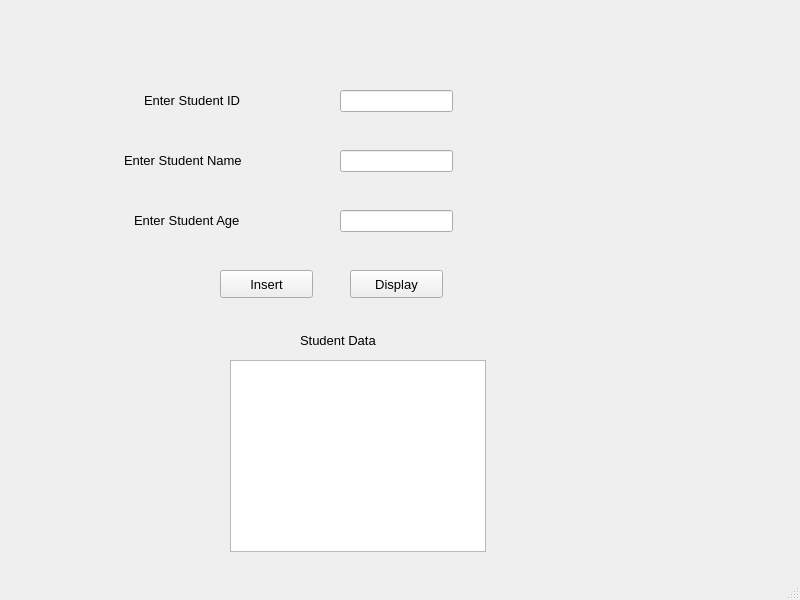
<?xml version="1.0" encoding="UTF-8"?>
<ui version="4.0">
 <class>studentData</class>
 <widget class="QMainWindow" name="studentData">
  <property name="geometry">
   <rect>
    <x>0</x>
    <y>0</y>
    <width>800</width>
    <height>600</height>
   </rect>
  </property>
  <property name="font">
   <font>
    <family>Arial</family>
    <pointsize>10</pointsize>
   </font>
  </property>
  <property name="windowTitle">
   <string>Student Data</string>
  </property>
  <widget class="QWidget" name="centralwidget">
   <widget class="QLabel" name="lblId">
    <property name="geometry">
     <rect>
      <x>144</x>
      <y>90</y>
      <width>131</width>
      <height>20</height>
     </rect>
    </property>
    <property name="text">
     <string>Enter Student ID</string>
    </property>
   </widget>
   <widget class="QLabel" name="lblName">
    <property name="geometry">
     <rect>
      <x>124</x>
      <y>150</y>
      <width>151</width>
      <height>20</height>
     </rect>
    </property>
    <property name="text">
     <string>Enter Student Name</string>
    </property>
   </widget>
   <widget class="QLabel" name="lblAge">
    <property name="geometry">
     <rect>
      <x>134</x>
      <y>210</y>
      <width>141</width>
      <height>20</height>
     </rect>
    </property>
    <property name="text">
     <string>Enter Student Age</string>
    </property>
   </widget>
   <widget class="QLineEdit" name="txtId">
    <property name="geometry">
     <rect>
      <x>340</x>
      <y>90</y>
      <width>113</width>
      <height>22</height>
     </rect>
    </property>
   </widget>
   <widget class="QLineEdit" name="txtName">
    <property name="geometry">
     <rect>
      <x>340</x>
      <y>150</y>
      <width>113</width>
      <height>22</height>
     </rect>
    </property>
   </widget>
   <widget class="QLineEdit" name="txtAge">
    <property name="geometry">
     <rect>
      <x>340</x>
      <y>210</y>
      <width>113</width>
      <height>22</height>
     </rect>
    </property>
   </widget>
   <widget class="QLabel" name="lblData">
    <property name="geometry">
     <rect>
      <x>300</x>
      <y>330</y>
      <width>111</width>
      <height>20</height>
     </rect>
    </property>
    <property name="text">
     <string>Student Data</string>
    </property>
   </widget>
   <widget class="QPushButton" name="btnInsert">
    <property name="geometry">
     <rect>
      <x>220</x>
      <y>270</y>
      <width>93</width>
      <height>28</height>
     </rect>
    </property>
    <property name="text">
     <string>Insert</string>
    </property>
   </widget>
   <widget class="QPushButton" name="btnDisplay">
    <property name="geometry">
     <rect>
      <x>350</x>
      <y>270</y>
      <width>93</width>
      <height>28</height>
     </rect>
    </property>
    <property name="text">
     <string>Display</string>
    </property>
   </widget>
   <widget class="QListWidget" name="lstData">
    <property name="geometry">
     <rect>
      <x>230</x>
      <y>360</y>
      <width>256</width>
      <height>192</height>
     </rect>
    </property>
   </widget>
  </widget>
  <widget class="QMenuBar" name="menubar">
   <property name="geometry">
    <rect>
     <x>0</x>
     <y>0</y>
     <width>800</width>
     <height>25</height>
    </rect>
   </property>
  </widget>
  <widget class="QStatusBar" name="statusbar"/>
 </widget>
 <resources/>
 <connections/>
</ui>
